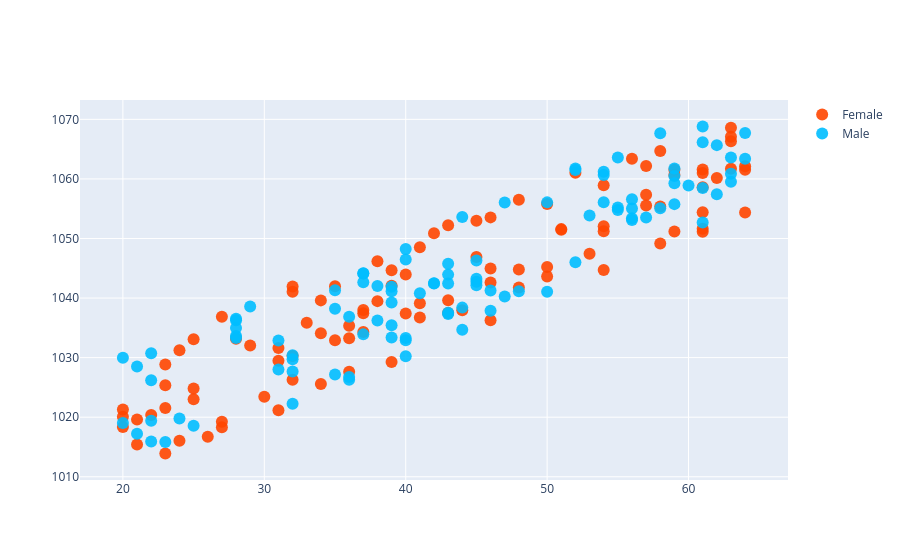

Notebook code cell kept with this figure:
### Markdown cell above
### Plotting more than one dataset

### Code cell
trace0 = go.Scatter(x = female_age,
                  y = female_salary,
                  mode = "markers",
                  marker = dict(size = 12, color = "rgba(255, 70, 0, 0.9)"),
                    name = "Female")

trace1 = go.Scatter(x = male_age,
                  y = male_salary,
                  mode = "markers",
                  marker = dict(size = 12, color = "rgba(0, 190, 255, 0.9)"),
                    name = "Male")

data = [trace0, trace1]

iplot({"data":data})
